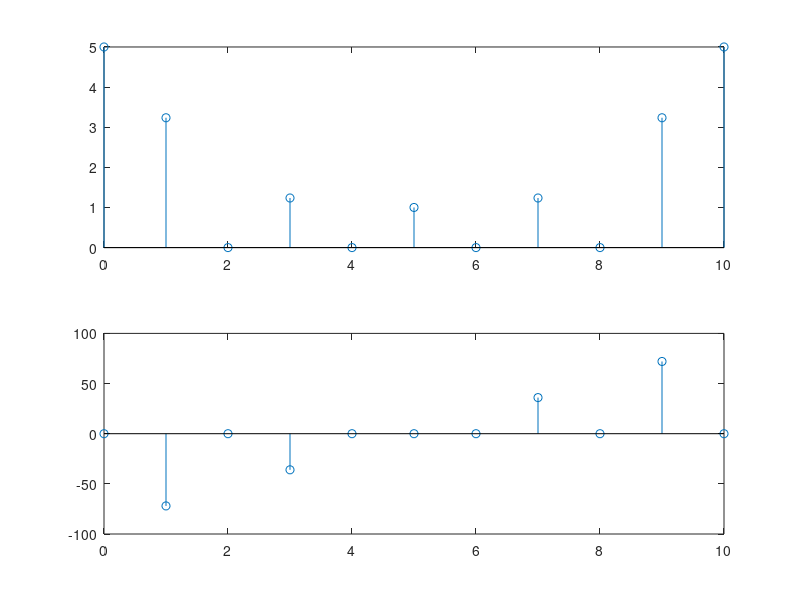

Recreate this plot in MATLAB.
% P9_4.M  Compute DFT of discrete pulse
%
clear
N=10;
ft=[1 1 1 1 1 0 0 0 0 0 ];
Ff=zeros(1,N);
for k=1:N;
	for n=1:N;
   	Ff(k)=Ff(k)+ft(n)*exp(-2*i*pi*(n-1)*(k-1)/N) ; 
	end
	 if (abs(imag(Ff(k)))<=10*eps)&(abs(real(Ff(k)))<=10*eps)
    	 Ff(k) = 0;
    	 end	    
end
% Index from 0 to N
f=[0:N];
Ff(N+1)=Ff(1);	% Periodic
Fmat=[f;Ff]';
disp(Fmat)
Ffr=abs(Ff);
Ffi=(180/pi)*angle(Ff);
subplot(2,1,1),stem(f,Ffr)
subplot(2,1,2),stem(f,Ffi)
